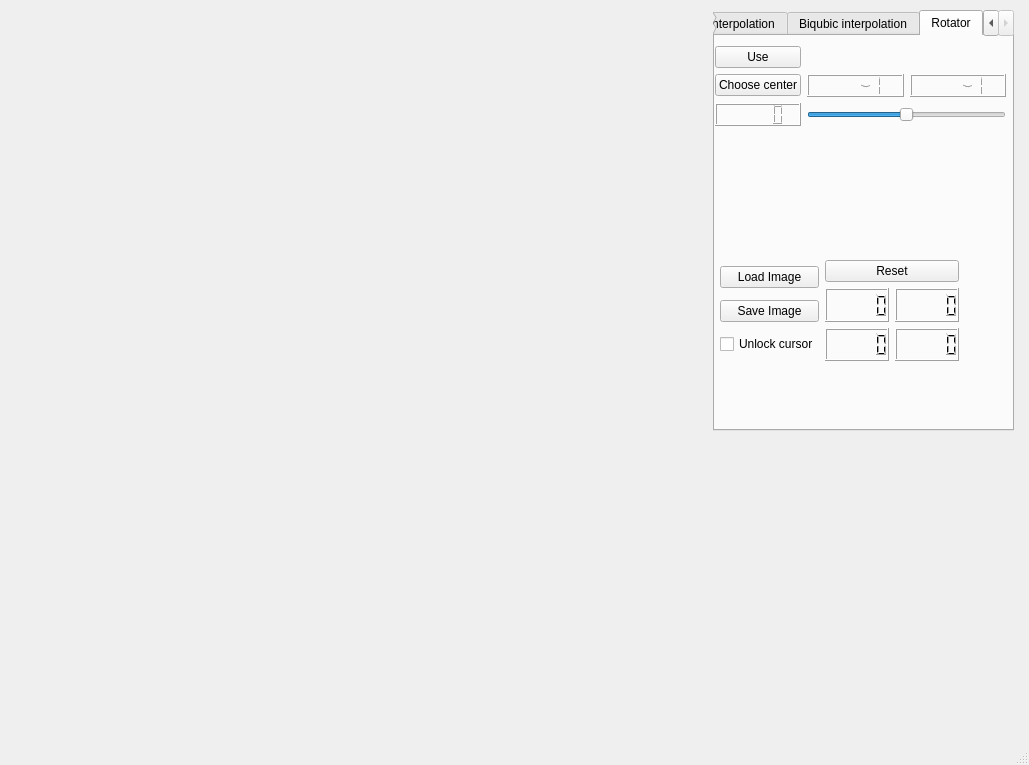
<?xml version="1.0" encoding="UTF-8"?>
<ui version="4.0">
 <class>MainWindow</class>
 <widget class="QMainWindow" name="MainWindow">
  <property name="geometry">
   <rect>
    <x>0</x>
    <y>0</y>
    <width>1029</width>
    <height>765</height>
   </rect>
  </property>
  <property name="windowTitle">
   <string>MainWindow</string>
  </property>
  <widget class="QWidget" name="centralwidget">
   <widget class="QLabel" name="preview_label">
    <property name="geometry">
     <rect>
      <x>0</x>
      <y>0</y>
      <width>711</width>
      <height>711</height>
     </rect>
    </property>
    <property name="text">
     <string/>
    </property>
    <property name="alignment">
     <set>Qt::AlignLeading|Qt::AlignLeft|Qt::AlignTop</set>
    </property>
   </widget>
   <widget class="QWidget" name="verticalLayoutWidget">
    <property name="geometry">
     <rect>
      <x>713</x>
      <y>10</y>
      <width>301</width>
      <height>421</height>
     </rect>
    </property>
    <layout class="QVBoxLayout" name="verticalLayout">
     <item>
      <widget class="QTabWidget" name="operations_widget">
       <property name="currentIndex">
        <number>3</number>
       </property>
       <widget class="QWidget" name="tab">
        <attribute name="title">
         <string>Closest neighbour</string>
        </attribute>
        <widget class="QWidget" name="gridLayoutWidget">
         <property name="geometry">
          <rect>
           <x>0</x>
           <y>10</y>
           <width>291</width>
           <height>211</height>
          </rect>
         </property>
         <layout class="QGridLayout" name="gridLayout">
          <item row="0" column="1">
           <spacer name="horizontalSpacer_2">
            <property name="orientation">
             <enum>Qt::Horizontal</enum>
            </property>
            <property name="sizeHint" stdset="0">
             <size>
              <width>40</width>
              <height>20</height>
             </size>
            </property>
           </spacer>
          </item>
          <item row="0" column="0">
           <widget class="QPushButton" name="closest_neighbor_use_button">
            <property name="text">
             <string>Use</string>
            </property>
           </widget>
          </item>
          <item row="2" column="0">
           <spacer name="verticalSpacer">
            <property name="orientation">
             <enum>Qt::Vertical</enum>
            </property>
            <property name="sizeHint" stdset="0">
             <size>
              <width>20</width>
              <height>40</height>
             </size>
            </property>
           </spacer>
          </item>
          <item row="1" column="0">
           <widget class="QDoubleSpinBox" name="doubleSpinBox">
            <property name="keyboardTracking">
             <bool>false</bool>
            </property>
            <property name="minimum">
             <double>0.050000000000000</double>
            </property>
            <property name="maximum">
             <double>100.000000000000000</double>
            </property>
            <property name="singleStep">
             <double>0.050000000000000</double>
            </property>
            <property name="value">
             <double>1.000000000000000</double>
            </property>
           </widget>
          </item>
         </layout>
        </widget>
       </widget>
       <widget class="QWidget" name="tab_2">
        <attribute name="title">
         <string>Bilinear interpolation</string>
        </attribute>
        <widget class="QWidget" name="gridLayoutWidget_2">
         <property name="geometry">
          <rect>
           <x>0</x>
           <y>10</y>
           <width>291</width>
           <height>211</height>
          </rect>
         </property>
         <layout class="QGridLayout" name="gridLayout_2">
          <item row="0" column="0">
           <widget class="QPushButton" name="bilinear_use_button">
            <property name="text">
             <string>Use</string>
            </property>
           </widget>
          </item>
          <item row="1" column="0">
           <widget class="QDoubleSpinBox" name="bilinear_spinbox">
            <property name="minimum">
             <double>0.050000000000000</double>
            </property>
            <property name="maximum">
             <double>100.000000000000000</double>
            </property>
            <property name="singleStep">
             <double>0.050000000000000</double>
            </property>
            <property name="value">
             <double>1.000000000000000</double>
            </property>
           </widget>
          </item>
          <item row="2" column="0">
           <spacer name="verticalSpacer_2">
            <property name="orientation">
             <enum>Qt::Vertical</enum>
            </property>
            <property name="sizeHint" stdset="0">
             <size>
              <width>20</width>
              <height>40</height>
             </size>
            </property>
           </spacer>
          </item>
          <item row="0" column="1">
           <spacer name="horizontalSpacer_3">
            <property name="orientation">
             <enum>Qt::Horizontal</enum>
            </property>
            <property name="sizeHint" stdset="0">
             <size>
              <width>40</width>
              <height>20</height>
             </size>
            </property>
           </spacer>
          </item>
         </layout>
        </widget>
       </widget>
       <widget class="QWidget" name="tab_3">
        <attribute name="title">
         <string>Biqubic interpolation</string>
        </attribute>
        <widget class="QWidget" name="gridLayoutWidget_4">
         <property name="geometry">
          <rect>
           <x>0</x>
           <y>10</y>
           <width>291</width>
           <height>211</height>
          </rect>
         </property>
         <layout class="QGridLayout" name="gridLayout_4">
          <item row="2" column="0">
           <spacer name="verticalSpacer_3">
            <property name="orientation">
             <enum>Qt::Vertical</enum>
            </property>
            <property name="sizeHint" stdset="0">
             <size>
              <width>20</width>
              <height>40</height>
             </size>
            </property>
           </spacer>
          </item>
          <item row="0" column="0">
           <widget class="QPushButton" name="biqubic_use_button">
            <property name="text">
             <string>Use</string>
            </property>
           </widget>
          </item>
          <item row="1" column="0">
           <widget class="QDoubleSpinBox" name="biqubic_spinbox">
            <property name="minimum">
             <double>0.050000000000000</double>
            </property>
            <property name="maximum">
             <double>100.000000000000000</double>
            </property>
            <property name="singleStep">
             <double>0.050000000000000</double>
            </property>
            <property name="value">
             <double>1.000000000000000</double>
            </property>
           </widget>
          </item>
          <item row="0" column="1">
           <spacer name="horizontalSpacer_4">
            <property name="orientation">
             <enum>Qt::Horizontal</enum>
            </property>
            <property name="sizeHint" stdset="0">
             <size>
              <width>40</width>
              <height>20</height>
             </size>
            </property>
           </spacer>
          </item>
         </layout>
        </widget>
       </widget>
       <widget class="QWidget" name="tab_4">
        <attribute name="title">
         <string>Rotator</string>
        </attribute>
        <widget class="QWidget" name="gridLayoutWidget_5">
         <property name="geometry">
          <rect>
           <x>0</x>
           <y>10</y>
           <width>291</width>
           <height>211</height>
          </rect>
         </property>
         <layout class="QGridLayout" name="gridLayout_5">
          <item row="0" column="1">
           <widget class="QPushButton" name="rotator_use_button">
            <property name="text">
             <string>Use</string>
            </property>
           </widget>
          </item>
          <item row="2" column="1">
           <widget class="QLCDNumber" name="rotator_angle_lcd">
            <property name="value" stdset="0">
             <double>0.000000000000000</double>
            </property>
           </widget>
          </item>
          <item row="3" column="1">
           <spacer name="verticalSpacer_4">
            <property name="orientation">
             <enum>Qt::Vertical</enum>
            </property>
            <property name="sizeHint" stdset="0">
             <size>
              <width>20</width>
              <height>40</height>
             </size>
            </property>
           </spacer>
          </item>
          <item row="1" column="1">
           <widget class="QPushButton" name="rotator_center_button">
            <property name="text">
             <string>Choose center</string>
            </property>
           </widget>
          </item>
          <item row="2" column="2">
           <widget class="QSlider" name="rotator_angle_slider">
            <property name="minimum">
             <number>-180</number>
            </property>
            <property name="maximum">
             <number>180</number>
            </property>
            <property name="orientation">
             <enum>Qt::Horizontal</enum>
            </property>
           </widget>
          </item>
          <item row="1" column="2">
           <layout class="QHBoxLayout" name="horizontalLayout_2">
            <item>
             <widget class="QLCDNumber" name="rotator_center_x">
              <property name="value" stdset="0">
               <double>-1.000000000000000</double>
              </property>
             </widget>
            </item>
            <item>
             <widget class="QLCDNumber" name="rotator_center_y">
              <property name="value" stdset="0">
               <double>-1.000000000000000</double>
              </property>
             </widget>
            </item>
           </layout>
          </item>
         </layout>
        </widget>
       </widget>
      </widget>
     </item>
    </layout>
   </widget>
   <widget class="QWidget" name="layoutWidget">
    <property name="geometry">
     <rect>
      <x>720</x>
      <y>260</y>
      <width>291</width>
      <height>101</height>
     </rect>
    </property>
    <layout class="QHBoxLayout" name="horizontalLayout">
     <item>
      <layout class="QVBoxLayout" name="verticalLayout_2">
       <item>
        <widget class="QPushButton" name="load_image_button">
         <property name="text">
          <string>Load Image</string>
         </property>
        </widget>
       </item>
       <item>
        <widget class="QPushButton" name="save_image_button">
         <property name="text">
          <string>Save Image</string>
         </property>
        </widget>
       </item>
       <item>
        <widget class="QCheckBox" name="unlock_cursor_checkbox">
         <property name="text">
          <string>Unlock cursor</string>
         </property>
        </widget>
       </item>
      </layout>
     </item>
     <item>
      <layout class="QVBoxLayout" name="verticalLayout_3">
       <item>
        <widget class="QPushButton" name="reset_button">
         <property name="text">
          <string>Reset</string>
         </property>
        </widget>
       </item>
       <item>
        <layout class="QGridLayout" name="gridLayout_3">
         <item row="0" column="0">
          <widget class="QLCDNumber" name="x1_lcd"/>
         </item>
         <item row="0" column="1">
          <widget class="QLCDNumber" name="y1_lcd"/>
         </item>
         <item row="1" column="1">
          <widget class="QLCDNumber" name="y2_lcd"/>
         </item>
         <item row="1" column="0">
          <widget class="QLCDNumber" name="x2_lcd"/>
         </item>
        </layout>
       </item>
      </layout>
     </item>
     <item>
      <spacer name="horizontalSpacer">
       <property name="orientation">
        <enum>Qt::Horizontal</enum>
       </property>
       <property name="sizeHint" stdset="0">
        <size>
         <width>40</width>
         <height>20</height>
        </size>
       </property>
      </spacer>
     </item>
    </layout>
   </widget>
  </widget>
  <widget class="QMenuBar" name="menubar">
   <property name="geometry">
    <rect>
     <x>0</x>
     <y>0</y>
     <width>1029</width>
     <height>21</height>
    </rect>
   </property>
  </widget>
  <widget class="QStatusBar" name="statusbar"/>
 </widget>
 <resources/>
 <connections/>
</ui>
